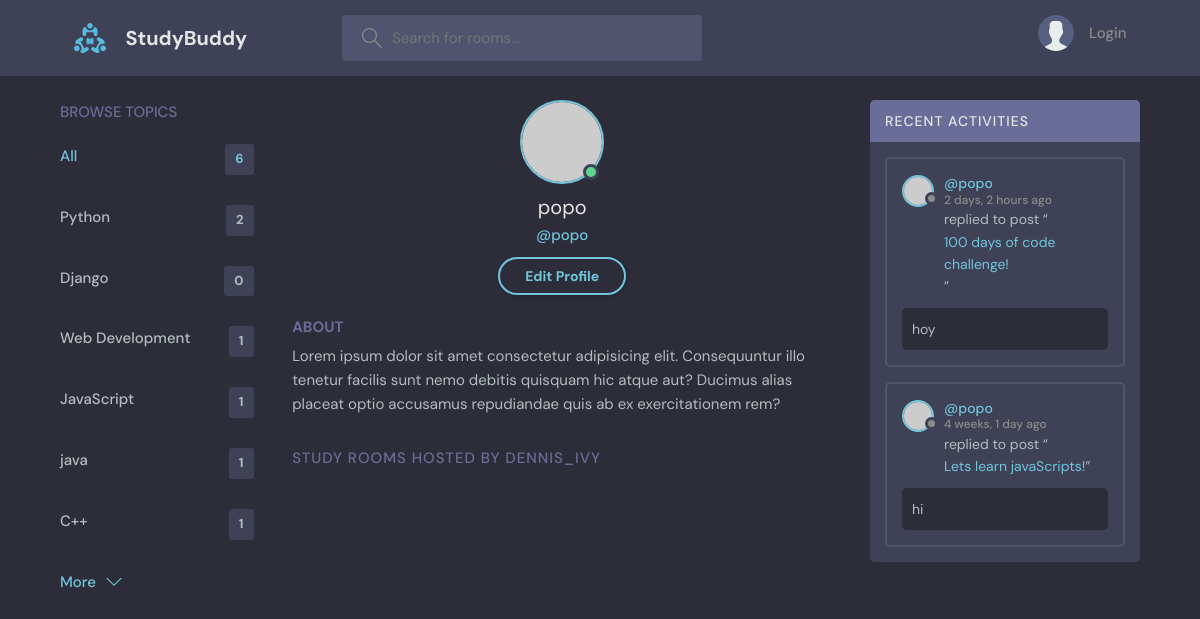
The app's page /profile/2/ with its own data.
### base/models.py (models this page shows, shortened)
class Topic(models.Model):
    name = models.CharField(max_length=200)

class Message(models.Model):
    user = models.ForeignKey(User, on_delete=models.CASCADE)
    room = models.ForeignKey(Room, on_delete=models.CASCADE)
    body = models.TextField()
    updated = models.DateTimeField(auto_now=True)
    created = models.DateTimeField(auto_now_add=True)
    class Meta:
        ordering = ['-updated', '-created']

class Room(models.Model):
    host = models.ForeignKey(User, on_delete=models.SET_NULL, null=True)
    topic = models.ForeignKey(Topic, on_delete=models.SET_NULL, null=True)
    name =  models.CharField(max_length=200)
    description = models.TextField(null=True, blank=True)
    participants = models.ManyToManyField(
        User, related_name='participants', blank=True)
    updated = models.DateTimeField(auto_now=True)
    created = models.DateTimeField(auto_now_add=True)
    class Meta:
        ordering = ['-updated', '-created']
    def __str__(self):
        return self.name

### base/views.py (the view)
# urls.py: path("profile/<str:pk>/", views.userProfile, name="user-profile"),
def userProfile(request, pk):
    user = User.objects.get(id=pk)
    rooms = user.room_set.all()
    room_messages = user.message_set.all()
    topics = Topic.objects.all()
    context = {"user": user, "rooms": rooms, "room_messages": room_messages, "topics": topics}
    return render(request, "base/profile.html", context)

### base/templates/base/profile.html (shortened to what this page needs)
{% extends "main.html" %}
{% block content %}
  <main class="profile-page layout layout--3">
    <div class="container">
      {% include "base/topics_component.html" %}
      <div class="roomList">
        <div class="profile">
          <div class="profile__avatar">
            <div class="avatar avatar--large active">
              <img src="https://randomuser.me/api/portraits/men/11.jpg" />
            </div>
          </div>
          <div class="profile__info">
            <h3>{{user.username}}</h3>
            <p>@{{user.username}}</p>
            <a href="edit-user.html" class="btn btn--main btn--pill">Edit Profile</a>
          </div>
          <div class="profile__about">
            <h3>About</h3>
            <p>
              Lorem ipsum dolor sit amet consectetur adipisicing elit. Consequuntur illo tenetur
              facilis sunt nemo debitis quisquam hic atque aut? Ducimus alias placeat optio
              accusamus repudiandae quis ab ex exercitationem rem?
            </p>
          </div>
        </div>
        <div class="roomList__header">
          <div>
            <h2>Study Rooms Hosted by dennis_ivy</a>
            </h2>
          </div>
        </div>
      </div>
      {% include "base/activity_component.html" %}
    </div>
  </main>
{% endblock %}

### base/templates/base/topics_component.html
<div class="topics">
    <div class="topics__header">
      <h2>Browse Topics</h2>
    </div>
    <ul class="topics__list">
      <li>
        <a href="{% url "home" %}" class="active">All <span>{{topics.count}}</span></a>
      </li>
      {% for topic in topics %}
      <li>
        <a href="{% url "home" %}?q={{topic.name}}">{{topic.name}} <span>{{topic.room_set.all.count}}</span></a>
      </li>
      {% endfor %}
    </ul>
    <a class="btn btn--link" href="topics.html">
      More
      <svg version="1.1" xmlns="http://www.w3.org/2000/svg" width="32" height="32" viewBox="0 0 32 32">
        <title>chevron-down</title>
        <path d="M16 21l-13-13h-3l16 16 16-16h-3l-13 13z"></path>
      </svg>
    </a>
</div>

### base/templates/base/activity_component.html (shortened to what this page needs)
<div class="activities">
    <div class="activities__header">
      <h2>Recent Activities</h2>
    </div>
    {% for message in room_messages %}
    <div class="activities__box">
      <div class="activities__boxHeader roomListRoom__header">
        <a href="{% url "user-profile" message.user.id %}" class="roomListRoom__author">
          <div class="avatar avatar--small">
            <img src="https://randomuser.me/api/portraits/women/11.jpg" />
          </div>
          <p>
            @{{message.user}}
            <span>{{message.created|timesince}} ago</span>
          </p>
        </a>
      </div>
      <div class="activities__boxContent">
        <p>replied to post “<a href="{% url 'room' message.room.id %}">{{message.room}}</a>”</p>
        <div class="activities__boxRoomContent">
          {{message.body}}
        </div>
      </div>
    </div>
    {% endfor %}
  </div>

### records on screen
Topic: name "Python", room_set.all.count "2"
Topic: name "Django", room_set.all.count "0"
Topic: name "Web Development", room_set.all.count "1"
Topic: name "JavaScript", room_set.all.count "1"
Topic: name "java", room_set.all.count "1"
Topic: name "C++", room_set.all.count "1"
Message: user "popo", created "2 days, 2 hours", room "100 days of code challenge!", body "hoy"
Message: user "popo", created "4 weeks, 1 day", room "Lets learn javaScripts!", body "hi"

### other values on screen
{{ topics.count }} "6"
{{ user.username }} "popo"
